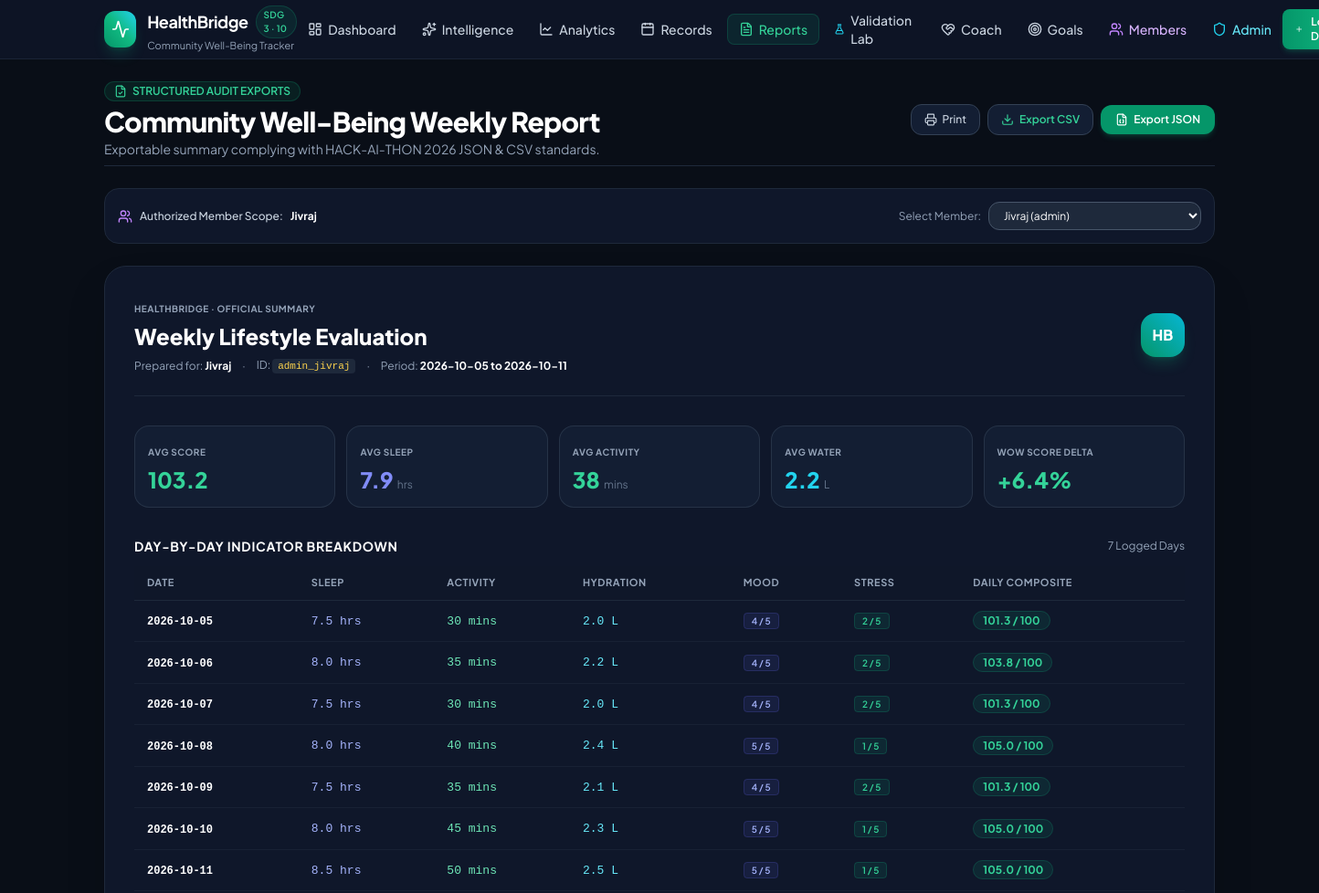
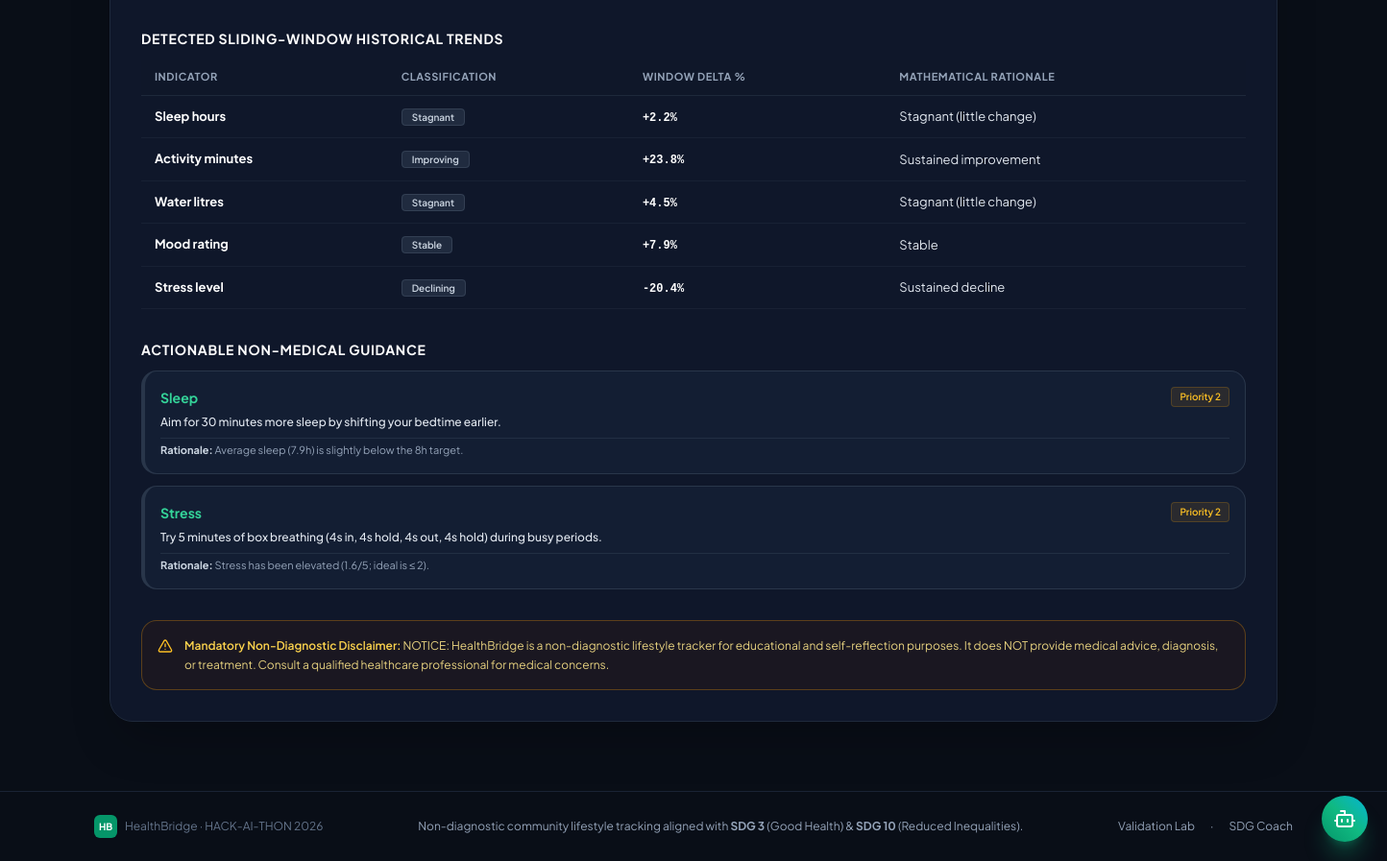
The app's page /reports (signed in) with its own data (2 pictures, top to bottom).
### tables this page shows
CREATE TABLE users (
    id INTEGER PRIMARY KEY AUTOINCREMENT,
    user_id TEXT NOT NULL UNIQUE,
    full_name TEXT NOT NULL,
    email TEXT NOT NULL UNIQUE,
    password_hash TEXT NOT NULL,
    role TEXT NOT NULL DEFAULT 'normal_user' CHECK(role IN ('member', 'normal_user', 'manager', 'community_worker', 'admin', 'demo')),
    theme TEXT NOT NULL DEFAULT 'light' CHECK(theme IN ('light', 'dark')),
    bio TEXT DEFAULT '',
    sleep_target REAL NOT NULL DEFAULT 8.0,
    activity_target INTEGER NOT NULL DEFAULT 30,
    water_target REAL NOT NULL DEFAULT 2.0,
    weight_sleep REAL NOT NULL DEFAULT 0.40,
    weight_activity REAL NOT NULL DEFAULT 0.35,
    weight_water REAL NOT NULL DEFAULT 0.25,
    created_at TEXT NOT NULL DEFAULT CURRENT_TIMESTAMP
);

CREATE TABLE wellness_records (
    id INTEGER PRIMARY KEY AUTOINCREMENT,
    user_id INTEGER NOT NULL,
    record_date TEXT NOT NULL,
    sleep_hours REAL NOT NULL,
    activity_minutes INTEGER NOT NULL,
    water_litres REAL NOT NULL,
    mood_rating INTEGER,
    stress_level INTEGER,
    notes TEXT,
    created_at TEXT NOT NULL DEFAULT CURRENT_TIMESTAMP,
    FOREIGN KEY(user_id) REFERENCES users(id) ON DELETE CASCADE,
    UNIQUE(user_id, record_date)
);

### app.py (the view)
@app.route("/reports")
@login_required
def reports():
    member_id_raw = request.args.get("member_id")
    target_id = g.user["id"]
    if member_id_raw and member_id_raw.isdigit():
        req_id = int(member_id_raw)
        if not can_manage_user(g.user, req_id):
            return render_template("403.html", message="You do not have permission to view this user's private report."), 403
        target_id = req_id
    conn = get_db()
    target_user = conn.execute("SELECT * FROM users WHERE id = ?", (target_id,)).fetchone()
    if not target_user:
        conn.close()
        flash("Requested member does not exist.", "error")
        return redirect(url_for("reports"))
    managed_members = []
    if g.user["role"] == "admin":
        managed_members = conn.execute("SELECT * FROM users ORDER BY full_name ASC").fetchall()
    elif g.user["role"] in ("manager", "community_worker"):
        managed_members = conn.execute(
            "SELECT * FROM users WHERE role IN ('normal_user', 'member', 'demo') OR id = ? ORDER BY full_name ASC",
            (g.user["id"],),
        ).fetchall()
    report_data = generate_user_weekly_report(conn, target_id, days=7)
    conn.close()
    return render_template(
        "reports.html",
        report_data=report_data,
        target_user=target_user,
        managed_members=managed_members,
        is_managing_other=(target_id != g.user["id"]),
    )

### templates/reports.html (shortened to what this page needs)
{% extends 'base.html' %}
{% block content %}
<div class="space-y-6">
  <div class="flex flex-col sm:flex-row sm:items-center justify-between gap-4 pb-2 border-b border-slate-800">
    <div>
      <div class="inline-flex items-center gap-1.5 px-2.5 py-0.5 rounded-full bg-brand-500/10 text-brand-400 border border-brand-500/20 text-xs font-semibold mb-1">
        <i data-lucide="file-check" class="w-3.5 h-3.5"></i>
        <span>STRUCTURED AUDIT EXPORTS</span>
      </div>
      <h1 class="text-2xl sm:text-3xl font-extrabold text-white tracking-tight">
        Community Well-Being Weekly Report
      </h1>
      <p class="text-xs sm:text-sm text-slate-400 mt-0.5">
        Exportable summary complying with HACK-AI-THON 2026 JSON &amp; CSV standards.
      </p>
    </div>
    <div class="flex flex-wrap items-center gap-2">
      <button onclick="window.print()" class="px-3.5 py-2 rounded-xl bg-surface-800 hover:bg-surface-700 border border-slate-700 text-xs text-slate-300 hover:text-white font-medium flex items-center gap-1.5 transition">
        <i data-lucide="printer" class="w-3.5 h-3.5"></i>
        <span>Print</span>
      </button>
      <a href="{{ url_for('export_report_csv_route', member_id=target_user.id if target_user else g.user.id) }}" class="px-3.5 py-2 rounded-xl bg-surface-800 hover:bg-surface-700 border border-slate-700 text-xs text-brand-400 font-semibold flex items-center gap-1.5 transition">
        <i data-lucide="download" class="w-3.5 h-3.5"></i>
        <span>Export CSV</span>
      </a>
      <a href="{{ url_for('export_report_json_route', member_id=target_user.id if target_user else g.user.id) }}" class="px-4 py-2 rounded-xl bg-brand-600 hover:bg-brand-500 text-white text-xs font-semibold shadow-md shadow-brand-500/20 flex items-center gap-1.5 transition">
        <i data-lucide="file-json" class="w-3.5 h-3.5"></i>
        <span>Export JSON</span>
      </a>
    </div>
  </div>
  {% if managed_members and managed_members|length > 1 %}
  <div class="p-3.5 rounded-2xl bg-surface-850 border border-slate-800 flex flex-col sm:flex-row sm:items-center justify-between gap-3 text-xs">
    <div class="flex items-center gap-2 text-slate-300 font-medium">
      <i data-lucide="users" class="w-4 h-4 text-purple-400"></i>
      <span>Authorized Member Scope:</span>
      <span class="text-white font-bold">{{ target_user.full_name if target_user else report_data.user }}</span>
    </div>
    <form method="get" action="{{ url_for('reports') }}" class="flex items-center gap-2">
      <label class="text-slate-400 text-xs">Select Member:</label>
      <select name="member_id" onchange="this.form.submit()" class="bg-surface-700 border border-slate-600 rounded-xl px-3 py-1.5 text-xs text-white focus:outline-none focus:border-brand-500">
        {% for mm in managed_members %}
          <option value="{{ mm.id }}" {% if target_user and target_user.id == mm.id %}selected{% endif %}>
            {{ mm.full_name }} ({{ mm.role }})
          </option>
        {% endfor %}
      </select>
    </form>
  </div>
  {% endif %}
  <div class="bg-surface-850 border border-slate-800 rounded-3xl p-6 sm:p-8 shadow-2xl space-y-8">
    <div class="flex flex-col sm:flex-row sm:items-center justify-between gap-4 pb-6 border-b border-slate-800">
      <div>
        <span class="text-[10px] uppercase font-bold text-slate-400 tracking-wider">HealthBridge · Official Summary</span>
        <h2 class="text-xl sm:text-2xl font-black text-white mt-1">
          Weekly Lifestyle Evaluation
        </h2>
        <div class="flex flex-wrap items-center gap-3 text-xs text-slate-400 mt-2">
          <span>Prepared for: <strong class="text-white">{{ report_data.user }}</strong></span>
          <span>·</span>
          <span>ID: <code class="bg-surface-700 px-1.5 py-0.5 rounded text-amber-300 font-mono text-[11px]">{{ report_data.user_id }}</code></span>
          <span>·</span>
          <span>Period: <strong class="text-white">{{ report_data.period }}</strong></span>
        </div>
      </div>
      <div class="h-12 w-12 rounded-2xl bg-gradient-to-tr from-brand-600 to-accent-500 flex items-center justify-center text-white font-extrabold shadow-lg shadow-brand-500/20">
        HB
      </div>
    </div>
    <div class="grid grid-cols-2 lg:grid-cols-5 gap-3">
      <div class="p-3.5 rounded-2xl bg-surface-800 border border-slate-700/60">
        <span class="text-[10px] uppercase font-bold text-slate-400 tracking-wider">Avg Score</span>
        <div class="text-2xl font-black text-brand-400 mt-1">{{ '%.1f'|format(report_data.summary.average_score) }}</div>
      </div>
      <div class="p-3.5 rounded-2xl bg-surface-800 border border-slate-700/60">
        <span class="text-[10px] uppercase font-bold text-slate-400 tracking-wider">Avg Sleep</span>
        <div class="text-2xl font-black text-indigo-400 mt-1">{{ '%.1f'|format(report_data.summary.indicator_averages.sleep_hours) }} <span class="text-xs font-normal text-slate-500">hrs</span></div>
      </div>
      <div class="p-3.5 rounded-2xl bg-surface-800 border border-slate-700/60">
        <span class="text-[10px] uppercase font-bold text-slate-400 tracking-wider">Avg Activity</span>
        <div class="text-2xl font-black text-emerald-400 mt-1">{{ '%.0f'|format(report_data.summary.indicator_averages.activity_minutes) }} <span class="text-xs font-normal text-slate-500">mins</span></div>
      </div>
      <div class="p-3.5 rounded-2xl bg-surface-800 border border-slate-700/60">
        <span class="text-[10px] uppercase font-bold text-slate-400 tracking-wider">Avg Water</span>
        <div class="text-2xl font-black text-cyan-400 mt-1">{{ '%.1f'|format(report_data.summary.indicator_averages.water_litres) }} <span class="text-xs font-normal text-slate-500">L</span></div>
      </div>
      <div class="p-3.5 rounded-2xl bg-surface-800 border border-slate-700/60 col-span-2 lg:col-span-1">
        <span class="text-[10px] uppercase font-bold text-slate-400 tracking-wider">WoW Score Delta</span>
        {% set wow_total = report_data.summary.week_over_week.get('composite_score', 0) %}
        <div class="text-2xl font-black mt-1 {% if wow_total > 0 %}text-emerald-400{% elif wow_total < 0 %}text-rose-400{% else %}text-slate-400{% endif %}">
          {{ '%+.1f'|format(wow_total) }}%
        </div>
      </div>
    </div>
    <div class="space-y-3">
      <div class="flex items-center justify-between">
        <h3 class="text-sm font-bold text-white uppercase tracking-wider">Day-by-Day Indicator Breakdown</h3>
        <span class="text-xs text-slate-400">{{ report_data.daily_breakdown|length }} Logged Days</span>
      </div>
      <div class="overflow-x-auto">
        <table class="custom-table">
          <thead>
            <tr>
              <th>Date</th>
              <th>Sleep</th>
              <th>Activity</th>
              <th>Hydration</th>
              <th>Mood</th>
              <th>Stress</th>
              <th>Daily Composite</th>
            </tr>
          </thead>
          <tbody>
            {% for day in report_data.daily_breakdown %}
            <tr>
              <td><strong class="font-mono text-xs text-white">{{ day.date }}</strong></td>
              <td><span class="text-indigo-300 font-mono">{{ '%.1f'|format(day.indicators.sleep_hours) }} hrs</span></td>
              <td><span class="text-emerald-300 font-mono">{{ day.indicators.activity_minutes }} mins</span></td>
              <td><span class="text-cyan-300 font-mono">{{ '%.1f'|format(day.indicators.water_litres) }} L</span></td>
              <td>
                {% if day.indicators.mood_rating %}
                  <span class="px-2 py-0.5 rounded text-[10px] font-semibold bg-indigo-500/10 text-indigo-300 border border-indigo-500/20">{{ day.indicators.mood_rating }} / 5</span>
                {% else %}—{% endif %}
              </td>
              <td>
                {% if day.indicators.stress_level %}
                  <span class="px-2 py-0.5 rounded text-[10px] font-semibold {% if day.indicators.stress_level <= 2 %}bg-emerald-500/10 text-emerald-400 border border-emerald-500/20{% elif day.indicators.stress_level == 3 %}bg-amber-500/10 text-amber-400 border border-amber-500/20{% else %}bg-rose-500/10 text-rose-400 border border-rose-500/20{% endif %}">
                    {{ day.indicators.stress_level }} / 5
                  </span>
                {% else %}—{% endif %}
              </td>
              <td>
                <span class="px-2.5 py-0.5 rounded-full text-xs font-bold bg-emerald-500/10 text-emerald-400 border border-emerald-500/20">
                  {{ '%.1f'|format(day.composite_score) }} / 100
                </span>
              </td>
            </tr>
            {% else %}
            <tr>
              <td colspan="7" class="text-center py-4 text-slate-400 text-xs">No records available for this period.</td>
            </tr>
            {% endfor %}
          </tbody>
        </table>
      </div>
    </div>
    <div class="space-y-3">
      <h3 class="text-sm font-bold text-white uppercase tracking-wider">Detected Sliding-Window Historical Trends</h3>
      <div class="overflow-x-auto">
        <table class="custom-table">
          <thead>
            <tr>
              <th>Indicator</th>
              <th>Classification</th>
              <th>Window Delta %</th>
              <th>Mathematical Rationale</th>
            </tr>
          </thead>
          <tbody>
            {% for ind, tinfo in report_data.trends.items() %}
            <tr>
              <td><strong class="text-white">{{ ind|replace('_', ' ')|capitalize }}</strong></td>
              <td>
                <span class="px-2.5 py-0.5 rounded text-[10px] font-semibold {% if 'improvement' in tinfo.classification %}bg-emerald-500/10 text-emerald-400 border border-emerald-500/20{% elif 'decline' in tinfo.classification %}bg-rose-500/10 text-rose-400 border border-rose-500/20{% elif 'sudden' in tinfo.classification %}bg-amber-500/10 text-amber-400 border border-amber-500/20{% else %}bg-slate-700/50 text-slate-300 border border-slate-600/50{% endif %}">
                  {{ tinfo.classification|title }}
                </span>
              </td>
              <td><span class="font-mono text-xs font-bold text-white">{{ '%+.1f'|format(tinfo.percentage_change) }}%</span></td>
              <td class="text-xs text-slate-300">{{ tinfo.reason }}</td>
            </tr>
            {% else %}
            <tr>
              <td colspan="4" class="text-center py-4 text-slate-400 text-xs">Insufficient history to detect trends (minimum 2 days required).</td>
            </tr>
            {% endfor %}
          </tbody>
        </table>
      </div>
    </div>
    <div class="space-y-3">
      <h3 class="text-sm font-bold text-white uppercase tracking-wider">Actionable Non-Medical Guidance</h3>
      <div class="space-y-3">
        {% for rec in report_data.recommendations %}
        <div class="p-4 rounded-2xl bg-surface-800 border-l-4 border-brand-500 border-y border-r border-slate-700/70 space-y-1.5">
          <div class="flex items-center justify-between">
            <span class="font-bold text-sm text-brand-400">{{ rec.indicator|replace('_', ' ')|capitalize }}</span>
            <span class="px-2 py-0.5 rounded text-[10px] font-semibold bg-amber-500/10 text-amber-400 border border-amber-500/20">
              Priority {{ rec.priority }}
            </span>
          </div>
          <p class="text-xs text-slate-200 leading-relaxed font-medium">{{ rec.suggestion }}</p>
          <div class="text-[11px] text-slate-400 pt-1 border-t border-slate-700/50">
            <strong class="text-slate-300">Rationale:</strong> {{ rec.reason }}
          </div>
        </div>
        {% else %}
        <div class="p-4 rounded-2xl bg-surface-800 text-xs text-slate-400 text-center">
          🌟 All indicators are meeting target, or no records have been logged yet.
        </div>
        {% endfor %}
      </div>
    </div>
    <div class="p-4 rounded-2xl bg-amber-950/20 border border-amber-500/30 text-amber-200/90 text-xs flex items-start gap-3">
      <i data-lucide="alert-triangle" class="w-4 h-4 text-amber-400 flex-shrink-0 mt-0.5"></i>
      <div class="leading-relaxed">
        <strong class="text-amber-300 font-semibold">Mandatory Non-Diagnostic Disclaimer:</strong>
        {{ report_data.disclaimer }}
      </div>
    </div>
  </div>
</div>
{% endblock %}

### records on screen
users: full_name "Jivraj", user "Jivraj", user_id "admin_jivraj"
wellness_records: date "2026-10-05", indicators.sleep_hours "7.5", indicators.activity_minutes "30", indicators.water_litres "2.0", indicators.mood_rating "4", indicators.stress_level "2", composite_score "101.3"
wellness_records: date "2026-10-06", indicators.sleep_hours "8.0", indicators.activity_minutes "35", indicators.water_litres "2.2", indicators.mood_rating "4", indicators.stress_level "2", composite_score "103.8"
wellness_records: date "2026-10-07", indicators.sleep_hours "7.5", indicators.activity_minutes "30", indicators.water_litres "2.0", indicators.mood_rating "4", indicators.stress_level "2", composite_score "101.3"
wellness_records: date "2026-10-08", indicators.sleep_hours "8.0", indicators.activity_minutes "40", indicators.water_litres "2.4", indicators.mood_rating "5", indicators.stress_level "1", composite_score "105.0"
wellness_records: date "2026-10-09", indicators.sleep_hours "7.5", indicators.activity_minutes "35", indicators.water_litres "2.1", indicators.mood_rating "4", indicators.stress_level "2", composite_score "101.3"
wellness_records: date "2026-10-10", indicators.sleep_hours "8.0", indicators.activity_minutes "45", indicators.water_litres "2.3", indicators.mood_rating "5", indicators.stress_level "1", composite_score "105.0"
wellness_records: date "2026-10-11", indicators.sleep_hours "8.5", indicators.activity_minutes "50", indicators.water_litres "2.5", indicators.mood_rating "5", indicators.stress_level "1", composite_score "105.0"

### other values on screen
{{ report_data.period }} "2026-10-05 to 2026-10-11"
{{ '%.1f'|format(report_data.summary.average_score) }} "103.2"
{{ '%.1f'|format(report_data.summary.indicator_averages.sleep_hours) }} "7.9"
{{ '%.0f'|format(report_data.summary.indicator_averages.activity_minutes) }} "38"
{{ '%.1f'|format(report_data.summary.indicator_averages.water_litres) }} "2.2"
{{ '%+.1f'|format(wow_total) }} "+6.4"
{{ report_data.daily_breakdown|length }} "7"
{{ ind|replace('_', ' ')|capitalize }} "Sleep hours" "Activity minutes" "Water litres" "Mood rating" "Stress level"
{{ tinfo.classification|title }} "Stagnant" "Improving" "Stagnant" "Stable" "Declining"
{{ '%+.1f'|format(tinfo.percentage_change) }} "+2.2" "+23.8" "+4.5" "+7.9" "-20.4"
{{ tinfo.reason }} "Stagnant (little change)" "Sustained improvement" "Stagnant (little change)" "Stable" "Sustained decline"
{{ rec.indicator|replace('_', ' ')|capitalize }} "Sleep" "Stress"
{{ rec.priority }} "2" "2"
{{ rec.suggestion }} "Aim for 30 minutes more sleep by shifting your bedtime earlier." "Try 5 minutes of box breathing (4s in, 4s hold, 4s out, 4s hold) during busy periods."
{{ rec.reason }} "Average sleep (7.9h) is slightly below the 8h target." "Stress has been elevated (1.6/5; ideal is ≤ 2)."
